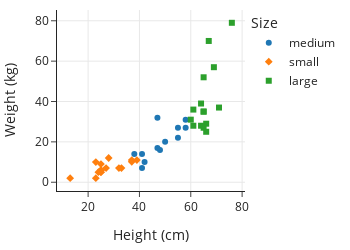

This figure's notebook cell:
### Markdown cell above
Plotting methods in `plotly` also contain arguments for making facet plots.
We can facet using color on the same plot, plotting symbol, or line style.
Or we can facet into multiple subplots. Following are examples of each.
We first make a scatter plot of height and weight of dog breeds and use different plotting symbols and colors to facet within the plot by size:

### Code cell
fig = px.scatter(dogs, x='height', y='weight', 
                 color='size', symbol='size',
                 labels=dict(height="Height (cm)", 
                             weight="Weight (kg)", size="Size"),
                 width=350, height=250)
fig

### Figure 1 — Plotly figure (JSON) as saved in the notebook; plotly's stock layout.template omitted (floating-point values rounded to 4 significant figures)
{"data": [{"hovertemplate": "Size=medium<br>Height (cm)=%{x}<br>Weight (kg)=%{y}<extra></extra>", "legendgroup": "medium", "marker": {"color": "#1F77B4", "symbol": "circle"}, "mode": "markers", "name": "medium", "orientation": "v", "showlegend": true, "type": "scatter", "x": [48, 41, 55, 50, 58, 58, 41, 42, 38, 47, 47, 55], "xaxis": "x", "y": [16, 14, 22, 20, 31, 27, 7, 10, 14, 32, 17, 27], "yaxis": "y"}, {"hovertemplate": "Size=small<br>Height (cm)=%{x}<br>Weight (kg)=%{y}<extra></extra>", "legendgroup": "small", "marker": {"color": "#FF7F0E", "symbol": "diamond"}, "mode": "markers", "name": "small", "orientation": "v", "showlegend": true, "type": "scatter", "x": [25, 37, 37, 27, 33, 13, 25, 23, 25, 39, 24, 25, 32, 28, 23, 25], "xaxis": "x", "y": [6, 11, 10.15, 7, 7, 2, 5, 2, 6, 11, 5, 5, 7, 12, 10, 9], "yaxis": "y"}, {"hovertemplate": "Size=large<br>Height (cm)=%{x}<br>Weight (kg)=%{y}<extra></extra>", "legendgroup": "large", "marker": {"color": "#2CA02C", "symbol": "square"}, "mode": "markers", "name": "large", "orientation": "v", "showlegend": true, "type": "scatter", "x": [61, 65, 66, 60, 64, 65, 66, 69, 65, 71, 61, 64, 65, 76, 67], "xaxis": "x", "y": [28, 27, 29, 31, 28, 35, 25, 57, 35, 37, 36, 39, 52, 79, 70], "yaxis": "y"}], "layout": {"height": 250, "legend": {"title": {"text": "Size"}, "tracegroupgap": 0}, "width": 350, "xaxis": {"anchor": "y", "autorange": true, "domain": [0, 1], "range": [7.868, 81.13], "title": {"text": "Height (cm)"}, "type": "linear"}, "yaxis": {"anchor": "x", "autorange": true, "domain": [0, 1], "range": [-4.342, 85.34], "title": {"text": "Weight (kg)"}, "type": "linear"}}}
